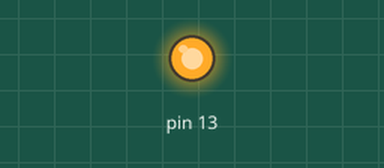
A sketch run on a simulated Arduino Uno, built with avr-gcc and run on an emulated ATmega328P. Shown: output pins drawn as LEDs (lit = HIGH). What the sketch prints to the serial monitor is not drawn.

Above: at 1.0 s.
At 3.0 s:
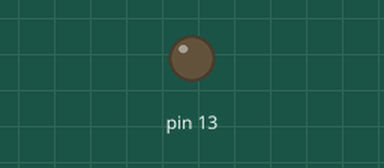
Timing chart, 0 to 5.2 s (numbered marks = the images above):
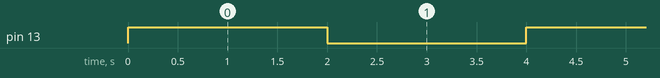

The sketch:

qrcode.ino
```cpp
void setup() {
  Serial.begin(9600);
    pinMode(13  , OUTPUT);
}

void loop() {
  digitalWrite(13, HIGH);
  Serial.print("qr0.txt=");
  Serial.print('"');
  Serial.print("This is demo for QR code!!!");
  Serial.print('"');
  Serial.write(0xff);
  Serial.write(0xff);
  Serial.write(0xff);
  delay(2000);

  digitalWrite(13, LOW);
  Serial.print("qr0.txt=");
  Serial.print('"');
  Serial.print("viola, got change after 2sec.");
  Serial.print('"');
  Serial.write(0xff);
  Serial.write(0xff);
  Serial.write(0xff);
  delay(2000);

  digitalWrite(13, HIGH);
  Serial.print("qr0.txt=");
  Serial.print('"');
  Serial.print("ohh...yess...It is working....");
  Serial.print('"');
  Serial.write(0xff);
  Serial.write(0xff);
  Serial.write(0xff);
  delay(2000);

  digitalWrite(13, LOW);
  Serial.print("qr0.txt=");
  Serial.print('"');
  Serial.print("abcdefghijklmnopqrstuvwxyz");
  Serial.print('"');
  Serial.write(0xff);
  Serial.write(0xff);
  Serial.write(0xff);
  delay(2000);

  digitalWrite(13, HIGH);
  Serial.print("qr0.txt=");
  Serial.print('"');
  Serial.print("!@#$%^&*()_+=-");
  Serial.print('"');
  Serial.write(0xff);
  Serial.write(0xff);
  Serial.write(0xff);
  delay(2000);

  digitalWrite(13, LOW);
  Serial.print("qr0.txt=");
  Serial.print('"');
  Serial.print("1234567890");
  Serial.print('"');
  Serial.write(0xff);
  Serial.write(0xff);
  Serial.write(0xff);
  delay(2000);


}
```

Measured:
- by itself, pin 13: alternates HIGH for 2.0 s and LOW for 2.0 s
